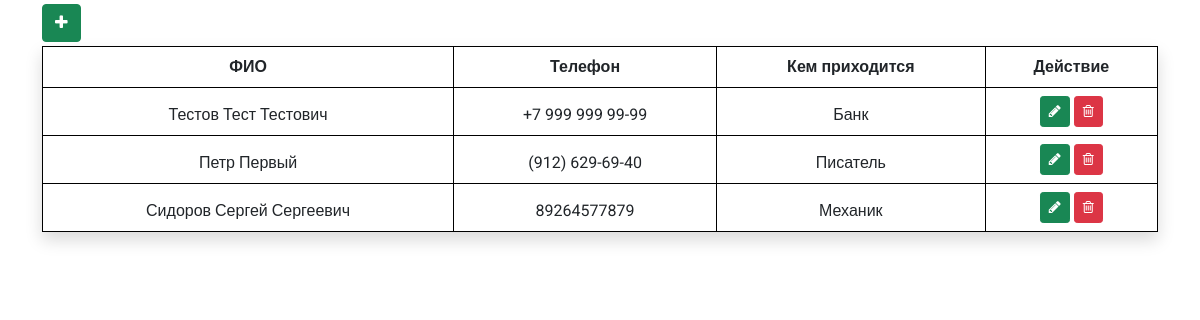
Before: / with the older database file.
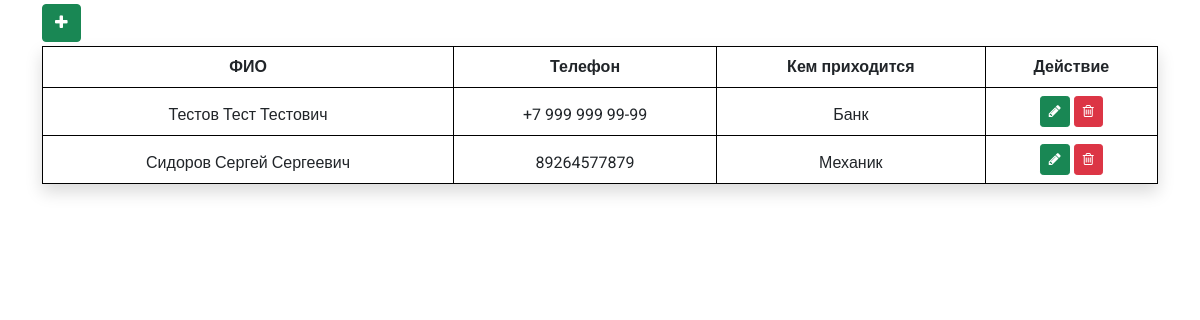
After: the same page with the newer database file.
### tables this page shows
CREATE TABLE `book_phone` (
  `id` int NOT NULL,
  `name` varchar(50) NOT NULL,
  `phone` varchar(50) NOT NULL,
  `who_is` varchar(50) NOT NULL
);

### func.php (called while the page is built, shortened)
<?php
include 'db.php';
$sql = $pdo->prepare("SELECT * FROM `book_phone`");
$sql->execute();
$result = $sql->fetchAll();

### index.php (the view, shortened to what this page needs)
<?php
include 'func.php';
?>
<!DOCTYPE html>
<html lang="en">
<head>
  <link rel="stylesheet" href="css/font-awesome.min.css">
  <link href="https://cdn.jsdelivr.net/npm/bootstrap@5.0.2/dist/css/bootstrap.min.css" rel="stylesheet">
  <link rel="stylesheet" href="css/style.css">
</head>
<body>
  <div class="container">
    <div class="row">
      <div class="col mt-1">
        <button class="btn btn-success mb-1" data-toggle="modal" data-target="#Modal"><i class="fa fa-plus"></i></button>
        <table class="table shadow ">
          <thead class="thead">
            <tr>
              <th>ФИО</th>
              <th>Телефон</th>
              <th>Кем приходится</th>
              <th>Действие</th>
            </tr>
            <?php foreach ($result as $value) { ?>
              <tr>
                <td><?= $value['name'] ?></td>
                <td><?= $value['phone'] ?></td>
                <td><?= $value['who_is'] ?></td>
                <td>
                  <a href="?edit=<?= $value['id'] ?>" class="btn btn-success btn-sm" data-toggle="modal" data-target="#editModal<?= $value['id'] ?>"><i class="fa fa-pencil" aria-hidden="true"></i></a>
                  <a href="?delete=<?= $value['id'] ?>" class="btn btn-danger btn-sm" data-toggle="modal" data-target="#deleteModal<?= $value['id'] ?>"><i class="fa fa-trash-o"></i></a>
                </td>
              </tr> <?php } ?>
          </thead>
        </table>
      </div>
    </div>
  </div>
</body>
</html>

### css/style.css (style rules this page uses)
body { margin: 0; padding: 0; font-family: 'Roboto', sans-serif; }
.table thead { text-align: center; }
.table thead th { border: 1px solid black; }
.table thead td { border: 1px solid black; }

Changed rows visible on the page:
removed book_phone: name "Петр Первый", phone "(912) 629-69-40", who_is "Писатель"
